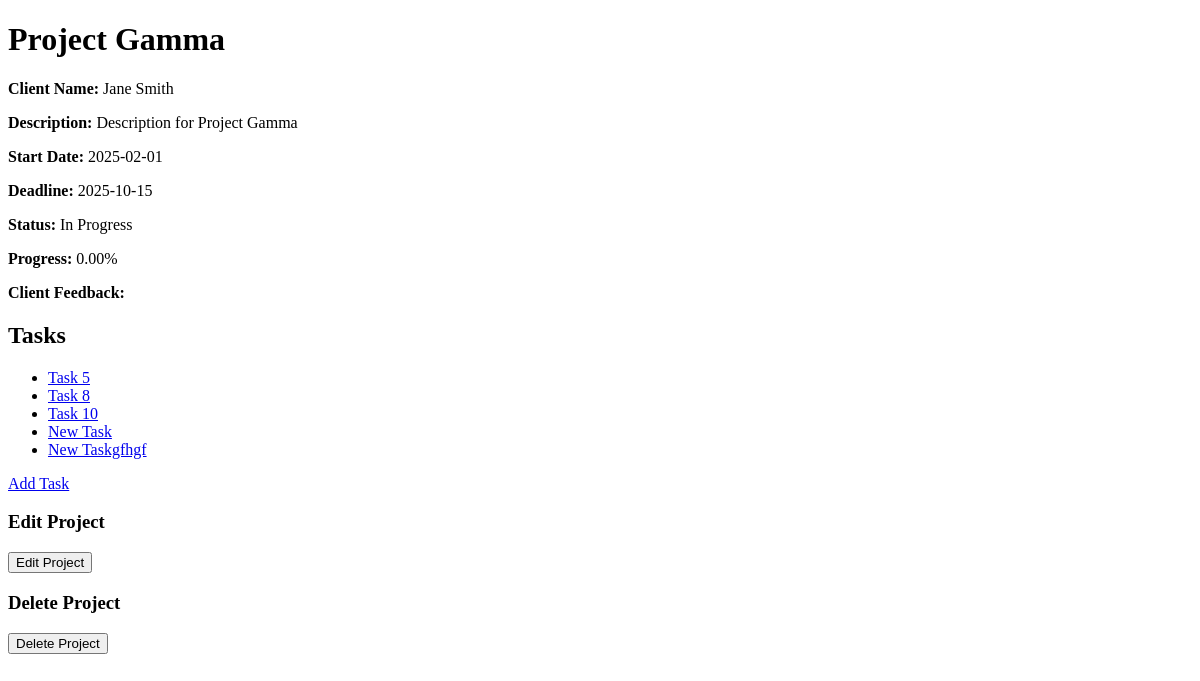
Page /controller/pm-project-controller.php?action=view&project_id=3 (signed in) on the committed database.
### tables this page shows
CREATE TABLE `projects` (
  `project_id` int(11) NOT NULL,
  `client_id` int(11) NOT NULL,
  `pm_id` int(11) DEFAULT NULL,
  `name` varchar(100) NOT NULL,
  `description` text NOT NULL,
  `start_date` date DEFAULT NULL,
  `deadline` date NOT NULL,
  `status` varchar(50) NOT NULL DEFAULT 'Pending Approval',
  `type` varchar(50) NOT NULL DEFAULT 'Proposal',
  `comment` text DEFAULT NULL,
  `client_feedback` text DEFAULT NULL,
  `progress` decimal(5,2) DEFAULT 0.00
);

CREATE TABLE `usr` (
  `userid` int(11) NOT NULL,
  `firstname` varchar(255) NOT NULL,
  `lastname` varchar(255) NOT NULL,
  `username` varchar(255) NOT NULL,
  `email` varchar(255) NOT NULL,
  `password` varchar(255) NOT NULL,
  `roleid` int(11) DEFAULT NULL
);

CREATE TABLE `tasks` (
  `task_id` int(11) NOT NULL,
  `project_id` int(11) NOT NULL,
  `developer_id` int(11) DEFAULT NULL,
  `name` varchar(100) NOT NULL,
  `description` text NOT NULL,
  `start_date` date NOT NULL,
  `deadline` date NOT NULL,
  `status` varchar(50) NOT NULL DEFAULT 'Not Started',
  `pm_comment` text DEFAULT NULL,
  `timestamp` timestamp NOT NULL DEFAULT current_timestamp() ON UPDATE current_timestamp(),
  `file_data` longblob DEFAULT NULL,
  `file_name` varchar(255) DEFAULT NULL,
  `file_type` varchar(255) DEFAULT NULL
);

### model/project-model.php (called while the page is built, shortened)
<?php
function getProjectInfo($projectId) {
    $conn = getDbConnection();
    $sql = "SELECT * FROM projects WHERE project_id = ?";
    $stmt = $conn->prepare($sql);
    $stmt->bind_param("i", $projectId);
    $stmt->execute();
    $result = $stmt->get_result();
    $projectInfo = $result->fetch_assoc();
    return $projectInfo;
}
?>

### model/user-model.php (called while the page is built, shortened)
<?php
function getUserInfo($userId)
{
    $conn = getDbConnection();
    $sql = "SELECT userid, firstname, lastname, email, roleid FROM usr WHERE userid = ?";
    $stmt = $conn->prepare($sql);
    $stmt->bind_param("i", $userId);
    $stmt->execute();
    $result = $stmt->get_result();
    $user = $result->fetch_assoc();
    return $user;
}
function getUserName($userId)
{
    $userInfo = getUserInfo($userId);
    $firstname = $userInfo['firstname'] ?? 'Unassigned';
    $lastname = $userInfo['lastname'] ?? '';
    return trim("$firstname $lastname");
}
?>

### model/task-model.php (called while the page is built, shortened)
<?php
function getTasksForProject($projectId) {
    $conn = getDbConnection();
    $sql = "SELECT * FROM tasks WHERE project_id = ?";
    $stmt = $conn->prepare($sql);
    $stmt->bind_param("i", $projectId);
    $stmt->execute();
    $result = $stmt->get_result();
    $tasks = [];
    while ($row = $result->fetch_assoc()) {
        $tasks[] = $row;
    }
    return $tasks;
}
?>

### view/pm-project-view.php (the view, shortened to what this page needs)
<!DOCTYPE html>
<html lang="en">
<head>
    <link rel="stylesheet" href="../css/styles.css">
</head>
<body>
<h1><?php echo $project['name']; ?></h1>
<p><strong>Client Name:</strong> <?php echo $clientName; ?></p>
<p><strong>Description:</strong> <?php echo $project['description']; ?></p>
<p><strong>Start Date:</strong> <?php echo $project['start_date']; ?></p>
<p><strong>Deadline:</strong> <?php echo $project['deadline']; ?></p>
<p><strong>Status:</strong> <?php echo $project['status']; ?></p>
<p><strong>Progress:</strong> <?php echo $project['progress']; ?>%</p>
<p><strong>Client Feedback:</strong> <?php echo $project['client_feedback']; ?></p>
<h2>Tasks</h2>
<ul>
    <?php foreach ($tasks as $task) { ?>
        <li>
            <a href="../controller/pm-task-controller.php?action=view&task_id=<?php echo $task['task_id']; ?>"><?php echo $task['name']; ?></a>
        </li>
    <?php } ?>
</ul>
<?php if ($project['status'] != 'Completed') { ?>
    <a href="../controller/pm-task-controller.php?action=add&project_id=<?php echo $project['project_id']; ?>">Add Task</a>
<?php } ?>
<br>
<h3>Edit Project</h3>
<form action="../controller/pm-project-controller.php?action=edit" method="post">
    <button type="submit">Edit Project</button>
</form>
<h3>Delete Project</h3>
<form action="../controller/pm-project-controller.php?action=delete" method="post">
    <button type="submit">Delete Project</button>
</form>
</body>
</html>

### rows in the picture
projects: name "Project Gamma", client.lastname "Jane Smith", description "Description for Project Gamma", start_date "2025-02-01", deadline "2025-10-15", status "In Progress", progress "0.00"
tasks: name "Task 5"
tasks: name "Task 8"
tasks: name "Task 10"
tasks: name "New Task"
tasks: name "New Taskgfhgf"
